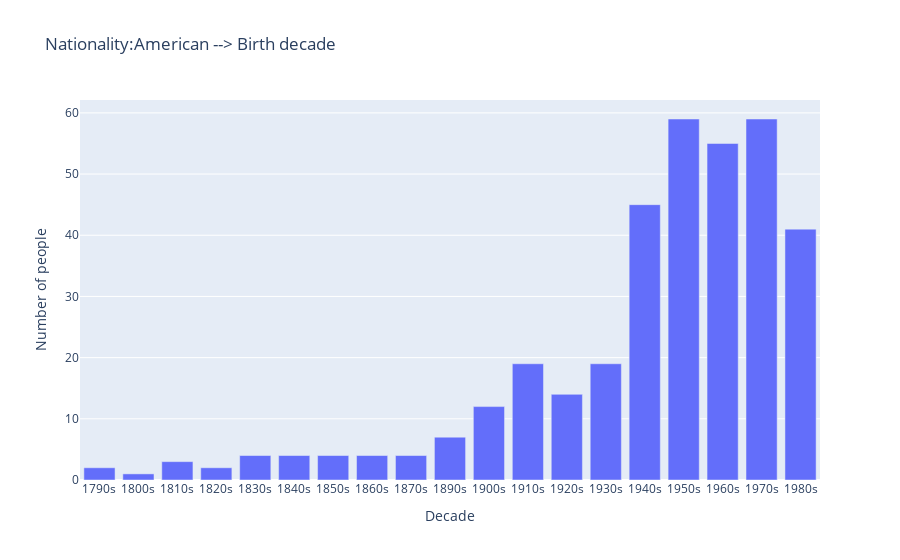

Notebook code cell kept with this figure:
### Markdown cell above
### Nationality:American --> Birth decade

### Code cell
selected_nationality = "American"
data_selected = getSelectedNationalityData(data, "nationality", selected_nationality)

x_label = "Decade"
y_label = "Number of people"
histogram_title = f"Nationality:American --> Birth decade"


selected_field = "born"
histogram_type = "born_decade"
ignore_list = ["","0s"]

if len(data_selected) > 0:

    histogram = create_histogram({"persons": data_selected}, x_label, y_label, histogram_title, entity_type, selected_field, ignore_list,histogram_type,0)
    histogram.show()

### Figure 1 — Plotly figure (JSON) as saved in the notebook; plotly's stock layout.template omitted (floating-point values rounded to 4 significant figures)
{"data": [{"alignmentgroup": "True", "hovertemplate": "Decade=%{x}<br>Number of people=%{y}<extra></extra>", "legendgroup": "", "marker": {"color": "#636efa", "pattern": {"shape": ""}}, "name": "", "offsetgroup": "", "orientation": "v", "showlegend": false, "textposition": "auto", "type": "bar", "x": ["1790s", "1800s", "1810s", "1820s", "1830s", "1840s", "1850s", "1860s", "1870s", "1890s", "1900s", "1910s", "1920s", "1930s", "1940s", "1950s", "1960s", "1970s", "1980s"], "xaxis": "x", "y": [2, 1, 3, 2, 4, 4, 4, 4, 4, 7, 12, 19, 14, 19, 45, 59, 55, 59, 41], "yaxis": "y"}], "layout": {"barmode": "relative", "legend": {"tracegroupgap": 0}, "title": {"text": "Nationality:American --> Birth decade"}, "xaxis": {"anchor": "y", "domain": [0, 1], "title": {"text": "Decade"}}, "yaxis": {"anchor": "x", "domain": [0, 1], "title": {"text": "Number of people"}}}}
